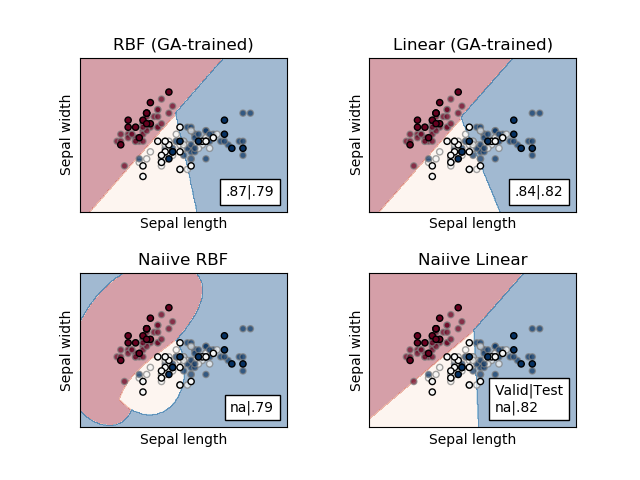

Write the Python code that produced this figure.
import random
import numpy as np
import matplotlib.pyplot as plt
from sklearn import datasets
from sklearn.svm import SVC
from mpl_toolkits.axes_grid.anchored_artists import AnchoredText
from sklearn.model_selection import StratifiedKFold, train_test_split, StratifiedShuffleSplit
from evolutionary_search import EvolutionaryAlgorithmSearchCV

def make_meshgrid(x, y, h=.02):
    """Create a mesh of points to plot in

    Parameters
    ----------
    x: data to base x-axis meshgrid on
    y: data to base y-axis meshgrid on
    h: stepsize for meshgrid, optional

    Returns
    -------
    xx, yy : ndarray
    """
    x_min, x_max = x.min() - 1, x.max() + 1
    y_min, y_max = y.min() - 1, y.max() + 1
    xx, yy = np.meshgrid(np.arange(x_min, x_max, h),
                         np.arange(y_min, y_max, h))
    return xx, yy


def plot_contours(ax, clf, xx, yy, **params):
    """Plot the decision boundaries for a classifier.

    Parameters
    ----------
    ax: matplotlib axes object
    clf: a classifier
    xx: meshgrid ndarray
    yy: meshgrid ndarray
    params: dictionary of params to pass to contourf, optional
    """
    Z = clf.decision_function(np.c_[xx.ravel(), yy.ravel()])
    Z = Z.reshape(xx.shape)
    out = ax.contourf(xx, yy, Z, **params)
    plt.draw()
    plt.pause(0.005)
    return out

random.seed(1)

iris = datasets.load_iris()
# only select the first two features for ease of plotting: Sepal length; Sepal width
x_train, x_test, y_train, y_test = train_test_split(
    iris.data[:, :2], iris.target.reshape(150, 1))


if __name__ == '__main__':

    generic_args = {'scoring': "accuracy",
                    # cross validation method
                    'cv': StratifiedShuffleSplit(n_splits=5, test_size=0.2, random_state=42),
                    'verbose': True,
                    # genetic algorithm params are quite straightforward to pick though
                    # if the output looks rubbish do some googling and tweak
                    'population_size': 300,
                    'gene_mutation_prob': 0.1,
                    'gene_crossover_prob': 0.5,
                    'tournament_size': 4,
                    'generations_number': 100,
                    'n_jobs': 6}  # parallel processes

    # we create an instance of SVM and fit out data. We do not scale our
    # data since we want to plot the support vectors
    models = (EvolutionaryAlgorithmSearchCV(estimator=SVC(),
                                            params={"kernel": ["rbf"],
                                                    "C":      np.logspace(-9, 9, num=10000, base=10),
                                                    "gamma":  np.logspace(-9, 9, num=10000, base=10)},
                                            **generic_args),
              EvolutionaryAlgorithmSearchCV(estimator=SVC(),
                                            params={"kernel": ["linear"],
                                                    "C":      np.logspace(-9, 9, num=10000, base=10)},
                                            **generic_args),
              SVC(C=1.0, gamma=0.7, kernel='rbf'), # naiive approach
              SVC(C=1.0, kernel='linear') # naiive approach
              )
    models = list(clf.fit(x_train, y_train.ravel()) for clf in models)

    # title for the plots
    titles = ('RBF (GA-trained)','Linear (GA-trained)', 'Naiive RBF', 'Naiive Linear')# 'Poly Kernel')

    X0, X1 = iris.data[:, 0], iris.data[:, 1]
    xx, yy = make_meshgrid(X0, X1)

    # Set-up 2x2 grid for plotting.
    fig, sub = plt.subplots(2,2)
    plt.subplots_adjust(wspace=0.4, hspace=0.4)
    plt.ion()

    cm = plt.cm.RdBu

    for clf, title, ax in zip(models, titles, sub.flatten()):
        plot_contours(ax, clf, xx, yy, cmap=plt.cm.RdBu, alpha=0.4)
        ax.scatter(x_train[:, 0], x_train[:, 1], c=y_train.ravel(), cmap=plt.cm.RdBu, s=20,
                   edgecolors='grey', alpha=0.7)
        ax.scatter(x_test[:, 0], x_test[:, 1], c=y_test.ravel(), cmap=plt.cm.RdBu, s=20,
                   edgecolors='black', alpha=1)
        ax.set_xlim(xx.min(), xx.max())
        ax.set_ylim(yy.min(), yy.max())
        ax.set_xlabel('Sepal length')
        ax.set_ylabel('Sepal width')
        ax.set_xticks(())
        ax.set_yticks(())
        ax.set_title(title)

        score = clf.score(x_test, y_test)
        
        if hasattr(clf, 'best_score_'):
            v_score = ('%.2f' % clf.best_score_).lstrip('0')
        else:
            v_score = 'na'

        if ax is sub.flatten()[-1]:
            text = 'Valid|Test\n{}|{}'.format(v_score, ('%.2f' % score).lstrip('0'))
        else:
            text = '{}|{}'.format(v_score, ('%.2f' % score).lstrip('0'))
        ax.add_artist(AnchoredText(text, loc=4, prop={'size':10}))

    plt.show()
